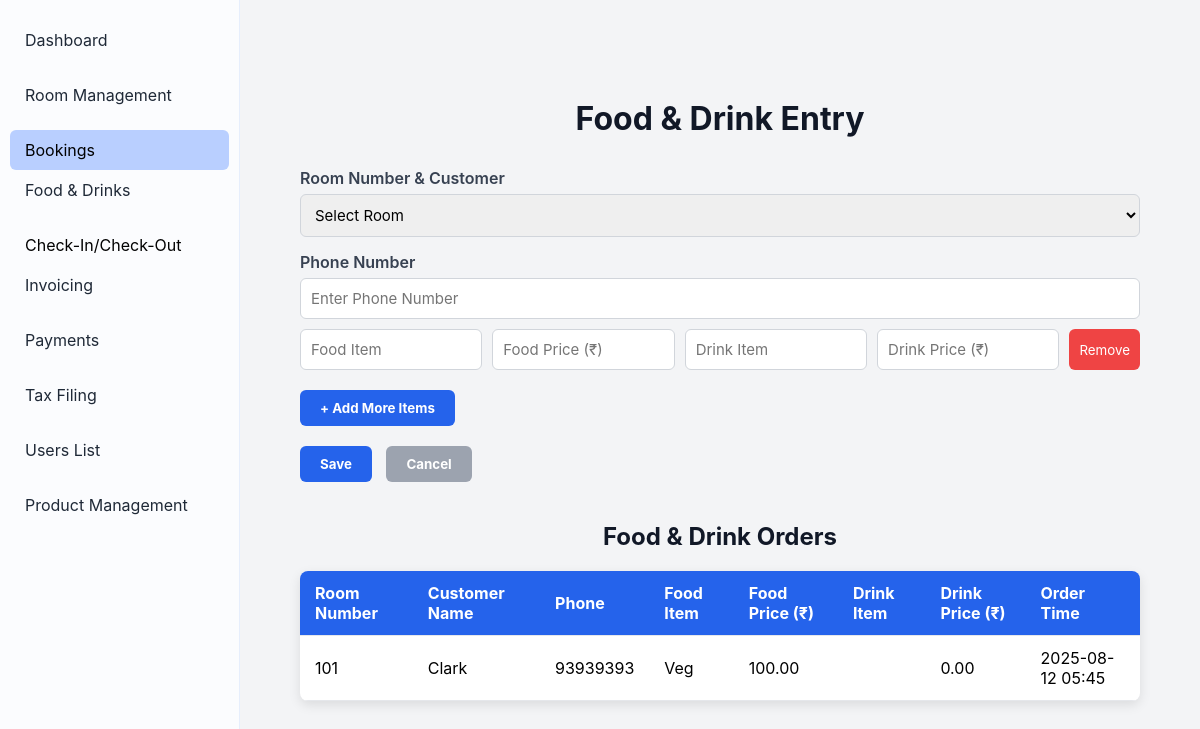
Before: /foods_drinks/ with the older database file.
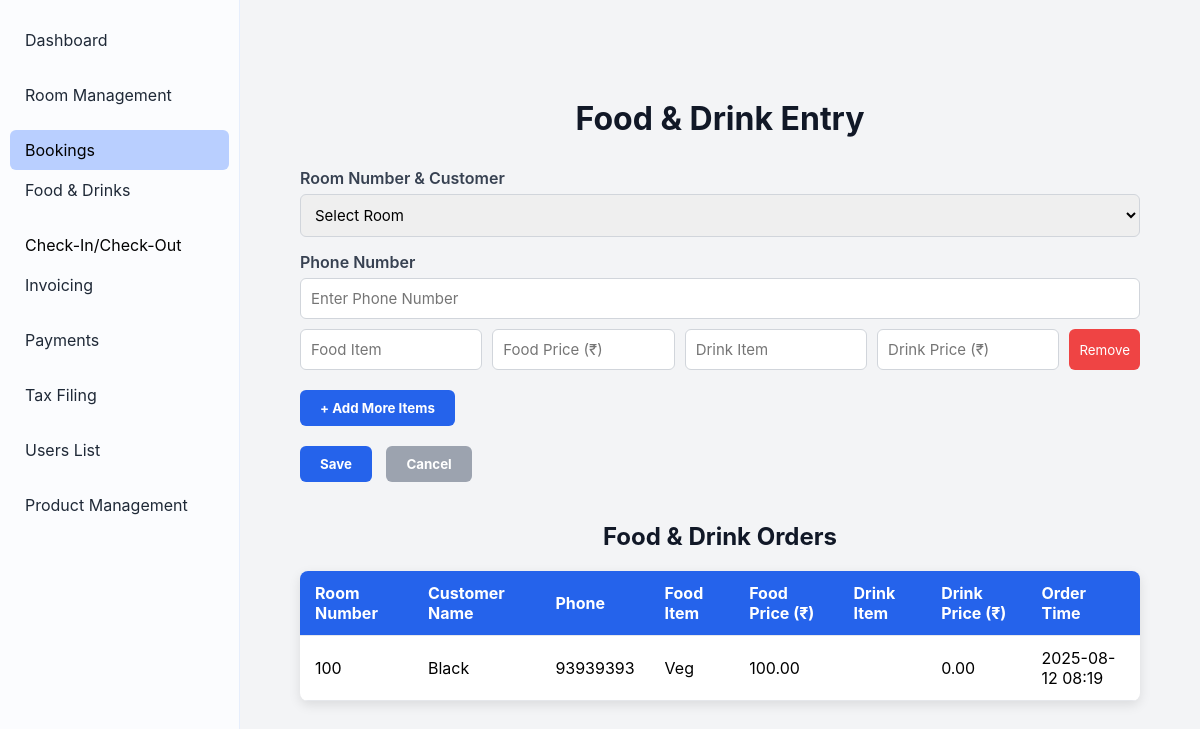
After: the same page with the newer database file.
### foods/models.py (models this page shows, shortened)
class FoodAndDrink(models.Model):
    booking = models.ForeignKey(Booking, on_delete=models.CASCADE)
    room = models.ForeignKey(Room, on_delete=models.CASCADE)
    phone_number = models.CharField(max_length=15, blank=True, null=True)
    food_item = models.CharField(max_length=100, blank=True, null=True)
    food_price = models.DecimalField(max_digits=8, decimal_places=2, blank=True, null=True)
    drink_item = models.CharField(max_length=100, blank=True, null=True)
    drink_price = models.DecimalField(max_digits=8, decimal_places=2, blank=True, null=True)
    created_at = models.DateTimeField(auto_now_add=True)

### rooms/models.py (models this page shows, shortened)
class Room(models.Model):
    ROOM_TYPE_CHOICES = [
        ('Standard', 'Standard'),
        ('Deluxe', 'Deluxe'),
        ('Suite', 'Suite'),
    ]
    AC_CHOICES = [
        ('AC', 'A/C'),
        ('Non-AC', 'Non A/C'),
    ]
    STATUS_CHOICES = [
        ('Available', 'Available'),
        ('Occupied', 'Occupied'),
        ('Maintenance', 'Maintenance'),
    ]
    room_number = models.CharField(max_length=10, unique=True)
    room_type = models.CharField(max_length=20, choices=ROOM_TYPE_CHOICES)
    ac_type = models.CharField(max_length=10, choices=AC_CHOICES, default='Non-AC')
    floor = models.ForeignKey(Floor, on_delete=models.SET_NULL, null=True, default=None)
    price = models.DecimalField(max_digits=10, decimal_places=2)
    status = models.CharField(max_length=20, choices=STATUS_CHOICES, default='Available')

### booking/models.py (models this page shows, shortened)
class Booking(models.Model):
    STATUS_CHOICES = [
        ('booked', 'Booked'),
        ('pre-booked', 'Pre-Booked'),
        ('completed', 'Completed'),
    ]
    PAYMENT_CHOICES = [
        ('upi', 'UPI'),
        ('cash', 'Cash'),
        ('card', 'Card'),
    ]
    PAYMENT_STATUS_CHOICES = [
        ('paid', 'Paid'),
        ('pending', 'Pending'),
        ('cancelled', 'Cancelled'),
    ]
    customer_name = models.CharField(max_length=100)
    phone_number = models.CharField(max_length=15)
    address = models.TextField(blank=True, null=True)
    document_type = models.CharField(
        max_length=50,
        choices=[('Aadhar', 'Aadhar'), ('License', 'License'), ('PAN', 'PAN')],
        default='Aadhar'
    )
    document_number = models.CharField(max_length=50)
    room = models.ForeignKey(Room, on_delete=models.CASCADE)
    adults = models.PositiveIntegerField(default=1)
    children = models.PositiveIntegerField(default=0)
    status = models.CharField(max_length=20, choices=STATUS_CHOICES, default='booked')
    checkin_datetime = models.DateTimeField(default=now)
    checkout_datetime = models.DateTimeField(blank=True, null=True)
    payment_type = models.CharField(max_length=10, choices=PAYMENT_CHOICES, default='cash')
    payment_status = models.CharField(max_length=10, choices=PAYMENT_STATUS_CHOICES, default='pending')
    apply_gst = models.BooleanField(default=False)
    price = models.DecimalField(max_digits=10, decimal_places=2, default=0)  # final total price
    cgst_amount = models.DecimalField(max_digits=10, decimal_places=2, default=0)
    sgst_amount = models.DecimalField(max_digits=10, decimal_places=2, default=0)
    amount_paid = models.DecimalField(max_digits=10, decimal_places=2, default=0)
    invoice_number = models.CharField(max_length=20, unique=True, blank=True, null=True)
    created_at = models.DateTimeField(auto_now_add=True)

### foods/views.py (the view, shortened to what this page needs)
# urls.py: path('', views.food_drink_entry, name='food_entry'),
def food_drink_entry(request):
    occupied_rooms = Room.objects.filter(status='Occupied')
    bookings = Booking.objects.filter(room__in=occupied_rooms, status__in=['booked', 'pre_booked'])
    food_orders = FoodAndDrink.objects.select_related('room', 'booking').order_by('-created_at')
    return render(request, 'food_drinks/food_drink_entry.html', {
        'bookings': bookings,
        'food_orders': food_orders,
    })

### foods/templates/food_drinks/food_drink_entry.html (shortened to what this page needs)
<!DOCTYPE html>
<html lang="en">
<head>
</head>
<body>
<div class="sidebar">
  <ul>
    <li><a href="{% url 'core:dashboard' %}">Dashboard</a></li>
    <li><a href="{% url 'rooms:room_management' %}">Room Management</a></li>
    <lii class="active"><a href="{% url 'booking:booking_list' %}">Bookings</a></lii>
    <li><a href="{% url 'foods:food_entry' %}">Food & Drinks</a></li>
    <l><a href="{% url 'checkin_checkout:checkin_checkout' %}">Check-In/Check-Out</a></l>
    <li><a href="{% url 'invoices:invoice_list' %}">Invoicing</a></li>
    <li><a href="{% url 'transaction:payment_list' %}">Payments</a></li>
    <li><a href="{% url 'tax_filling:tax_filling' %}">Tax Filing</a></li>
    <li><a href="{% url 'accounts:create-receptionist' %}">Users List</a></li>
    <li><a href="{% url 'products:product_list' %}">Product Management</a></li>
  </ul>
</div>
  <div class="content">
    <h1>Food & Drink Entry</h1>
    <form method="post" id="orderForm">
      <label for="roomSelect">Room Number & Customer</label>
      <select id="roomSelect" name="room" required>
        <option value="">Select Room</option>
      </select>
      <label for="phoneNumber">Phone Number</label>
      <input type="text" id="phoneNumber" name="phone_number" placeholder="Enter Phone Number" />
      <div id="itemsContainer">
        <div class="item-row">
          <input type="text" name="food_item" placeholder="Food Item" />
          <input type="number" name="food_price" placeholder="Food Price (₹)" step="0.01" min="0" />
          <input type="text" name="drink_item" placeholder="Drink Item" />
          <input type="number" name="drink_price" placeholder="Drink Price (₹)" step="0.01" min="0" />
          <button type="button" onclick="removeItemRow(this)">Remove</button>
        </div>
      </div>
      <button type="button" class="btn-add-more" onclick="addItemRow()">+ Add More Items</button>
      <div>
        <button type="submit" class="btn-blue">Save</button>
        <button type="reset" class="btn-gray">Cancel</button>
      </div>
    </form>
    <section class="orders-list">
      <h2>Food & Drink Orders</h2>
      {% if food_orders %}
      <table>
        <thead>
          <tr>
            <th>Room Number</th>
            <th>Customer Name</th>
            <th>Phone</th>
            <th>Food Item</th>
            <th>Food Price (₹)</th>
            <th>Drink Item</th>
            <th>Drink Price (₹)</th>
            <th>Order Time</th>
          </tr>
        </thead>
        <tbody>
          {% for order in food_orders %}
          <tr>
            <td>{{ order.room.room_number }}</td>
            <td>{{ order.booking.customer_name }}</td>
            <td>{{ order.phone_number }}</td>
            <td>{{ order.food_item }}</td>
            <td>{{ order.food_price }}</td>
            <td>{{ order.drink_item }}</td>
            <td>{{ order.drink_price }}</td>
            <td>{{ order.created_at|date:"Y-m-d H:i" }}</td>
          </tr>
          {% endfor %}
        </tbody>
      </table>
      {% else %}
      <p>No food and drink orders yet.</p>
      {% endif %}
    </section>
  </div>
</body>
</html>

Changed rows visible on the page:
changed FoodAndDrink "Veg": room.room_number "101" → "100"; booking.customer_name "Clark" → "Black"; created_at "2025-08-12 05:45" → "2025-08-12 08:19"
